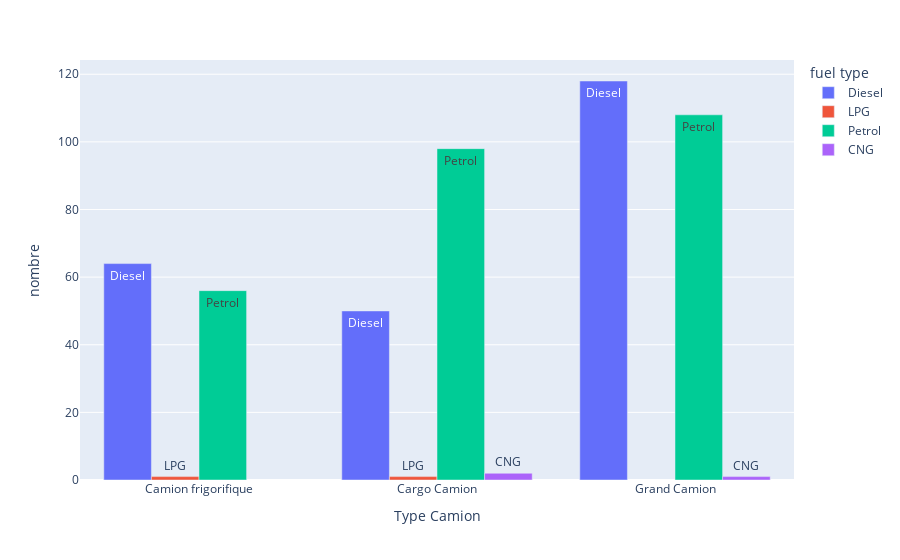

The notebook cell saved with this chart:
### Code cell
df_fuel=pd.read_csv("MyDataset.csv")
dff=df[['Type Camion','fuel type']]
dff=dff.groupby(dff.columns.tolist()).size().reset_index().\
    rename(columns={0:'nombre'})
 
fig=fig=px.bar(dff,x='Type Camion',y='nombre',text='fuel type',color='fuel type',barmode='group')
 
fig.iplot()

### Figure 1 — Plotly figure (JSON) as saved in the notebook; plotly's stock layout.template omitted (floating-point values rounded to 4 significant figures)
{"data": [{"alignmentgroup": "True", "hovertemplate": "fuel type=%{text}<br>Type Camion=%{x}<br>nombre=%{y}<extra></extra>", "legendgroup": "Diesel", "marker": {"color": "#636efa"}, "name": "Diesel", "offsetgroup": "Diesel", "orientation": "v", "showlegend": true, "text": ["Diesel", "Diesel", "Diesel"], "textposition": "auto", "type": "bar", "x": ["Camion frigorifique", "Cargo Camion", "Grand Camion"], "xaxis": "x", "y": [64, 50, 118], "yaxis": "y"}, {"alignmentgroup": "True", "hovertemplate": "fuel type=%{text}<br>Type Camion=%{x}<br>nombre=%{y}<extra></extra>", "legendgroup": "LPG", "marker": {"color": "#EF553B"}, "name": "LPG", "offsetgroup": "LPG", "orientation": "v", "showlegend": true, "text": ["LPG", "LPG"], "textposition": "auto", "type": "bar", "x": ["Camion frigorifique", "Cargo Camion"], "xaxis": "x", "y": [1, 1], "yaxis": "y"}, {"alignmentgroup": "True", "hovertemplate": "fuel type=%{text}<br>Type Camion=%{x}<br>nombre=%{y}<extra></extra>", "legendgroup": "Petrol", "marker": {"color": "#00cc96"}, "name": "Petrol", "offsetgroup": "Petrol", "orientation": "v", "showlegend": true, "text": ["Petrol", "Petrol", "Petrol"], "textposition": "auto", "type": "bar", "x": ["Camion frigorifique", "Cargo Camion", "Grand Camion"], "xaxis": "x", "y": [56, 98, 108], "yaxis": "y"}, {"alignmentgroup": "True", "hovertemplate": "fuel type=%{text}<br>Type Camion=%{x}<br>nombre=%{y}<extra></extra>", "legendgroup": "CNG", "marker": {"color": "#ab63fa"}, "name": "CNG", "offsetgroup": "CNG", "orientation": "v", "showlegend": true, "text": ["CNG", "CNG"], "textposition": "auto", "type": "bar", "x": ["Cargo Camion", "Grand Camion"], "xaxis": "x", "y": [2, 1], "yaxis": "y"}], "layout": {"barmode": "group", "legend": {"title": {"text": "fuel type"}, "tracegroupgap": 0}, "margin": {"t": 60}, "xaxis": {"anchor": "y", "domain": [0, 1], "title": {"text": "Type Camion"}}, "yaxis": {"anchor": "x", "domain": [0, 1], "title": {"text": "nombre"}}}}
